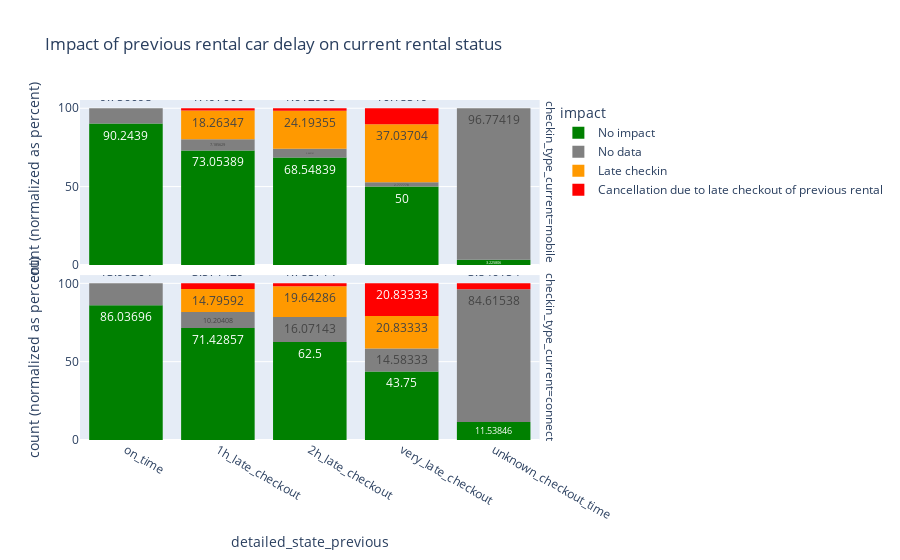

Notebook code for this chart:
### Code cell
df1['detailed_state_previous'] = pd.Categorical(df1['detailed_state_previous'], lst, ordered=True)
df1['impact'] = pd.Categorical(df1['impact'], ['No impact', 'Late checkin', 'Cancellation due to late checkout of previous rental', 'No data'], ordered=True)
df1 = df1.sort_values(['detailed_state_previous', 'impact'])
color_mapping = {'No impact' : 'green', 'No data' : 'grey',
       'Cancellation due to late checkout of previous rental' : 'red',
       'Late checkin' : '#FF9900'}
fig = px.histogram(df1, x="detailed_state_previous", 
             color='impact', color_discrete_map=color_mapping, 
             category_orders=dict(previous_rental_state=df1['detailed_state_previous'].unique()),
             barnorm = 'percent', text_auto=True, 
             facet_row='checkin_type_current',
             title='Impact of previous rental car delay on current rental status')
fig.show()

### Figure 1 — Plotly figure (JSON) as saved in the notebook; plotly's stock layout.template omitted (floating-point values rounded to 4 significant figures; data arrays with more than 128 entries replaced by an {"elided": "..."} marker saying what was removed)
{"data": [{"alignmentgroup": "True", "bingroup": "x", "hovertemplate": "impact=No impact<br>checkin_type_current=mobile<br>detailed_state_previous=%{x}<br>count (normalized as percent)=%{y}<extra></extra>", "legendgroup": "No impact", "marker": {"color": "green", "pattern": {"shape": ""}}, "name": "No impact", "offsetgroup": "No impact", "orientation": "v", "showlegend": true, "texttemplate": "%{value}", "type": "histogram", "x": {"elided": "719 str values"}, "xaxis": "x2", "yaxis": "y2"}, {"alignmentgroup": "True", "bingroup": "x", "hovertemplate": "impact=No impact<br>checkin_type_current=connect<br>detailed_state_previous=%{x}<br>count (normalized as percent)=%{y}<extra></extra>", "legendgroup": "No impact", "marker": {"color": "green", "pattern": {"shape": ""}}, "name": "No impact", "offsetgroup": "No impact", "orientation": "v", "showlegend": false, "texttemplate": "%{value}", "type": "histogram", "x": {"elided": "618 str values"}, "xaxis": "x", "yaxis": "y"}, {"alignmentgroup": "True", "bingroup": "x", "hovertemplate": "impact=No data<br>checkin_type_current=mobile<br>detailed_state_previous=%{x}<br>count (normalized as percent)=%{y}<extra></extra>", "legendgroup": "No data", "marker": {"color": "grey", "pattern": {"shape": ""}}, "name": "No data", "offsetgroup": "No data", "orientation": "v", "showlegend": true, "texttemplate": "%{value}", "type": "histogram", "x": {"elided": "160 str values"}, "xaxis": "x2", "yaxis": "y2"}, {"alignmentgroup": "True", "bingroup": "x", "hovertemplate": "impact=No data<br>checkin_type_current=connect<br>detailed_state_previous=%{x}<br>count (normalized as percent)=%{y}<extra></extra>", "legendgroup": "No data", "marker": {"color": "grey", "pattern": {"shape": ""}}, "name": "No data", "offsetgroup": "No data", "orientation": "v", "showlegend": false, "texttemplate": "%{value}", "type": "histogram", "x": ["on_time", "on_time", "on_time", "on_time", "on_time", "on_time", "on_time", "on_time", "on_time", "on_time", "on_time", "on_time", "on_time", "on_time", "on_time", "on_time", "on_time", "on_time", "on_time", "on_time", "on_time", "on_time", "on_time", "on_time", "on_time", "on_time", "on_time", "on_time", "on_time", "on_time", "on_time", "on_time", "on_time", "on_time", "on_time", "on_time", "on_time", "on_time", "on_time", "on_time", "on_time", "on_time", "on_time", "on_time", "on_time", "on_time", "on_time", "on_time", "on_time", "on_time", "on_time", "on_time", "on_time", "on_time", "on_time", "on_time", "on_time", "on_time", "on_time", "on_time", "on_time", "on_time", "on_time", "on_time", "on_time", "on_time", "on_time", "on_time", "1h_late_checkout", "1h_late_checkout", "1h_late_checkout", "1h_late_checkout", "1h_late_checkout", "1h_late_checkout", "1h_late_checkout", "1h_late_checkout", "1h_late_checkout", "1h_late_checkout", "1h_late_checkout", "1h_late_checkout", "1h_late_checkout", "1h_late_checkout", "1h_late_checkout", "1h_late_checkout", "1h_late_checkout", "1h_late_checkout", "1h_late_checkout", "1h_late_checkout", "2h_late_checkout", "2h_late_checkout", "2h_late_checkout", "2h_late_checkout", "2h_late_checkout", "2h_late_checkout", "2h_late_checkout", "2h_late_checkout", "2h_late_checkout", "very_late_checkout", "very_late_checkout", "very_late_checkout", "very_late_checkout", "very_late_checkout", "very_late_checkout", "very_late_checkout", "unknown_checkout_time", "unknown_checkout_time", "unknown_checkout_time", "unknown_checkout_time", "unknown_checkout_time", "unknown_checkout_time", "unknown_checkout_time", "unknown_checkout_time", "unknown_checkout_time", "unknown_checkout_time", "unknown_checkout_time", "unknown_checkout_time", "unknown_checkout_time", "unknown_checkout_time", "unknown_checkout_time", "unknown_checkout_time", "unknown_checkout_time", "unknown_checkout_time", "unknown_checkout_time", "unknown_checkout_time", "unknown_checkout_time", "unknown_checkout_time"], "xaxis": "x", "yaxis": "y"}, {"alignmentgroup": "True", "bingroup": "x", "hovertemplate": "impact=Late checkin<br>checkin_type_current=mobile<br>detailed_state_previous=%{x}<br>count (normalized as percent)=%{y}<extra></extra>", "legendgroup": "Late checkin", "marker": {"color": "#FF9900", "pattern": {"shape": ""}}, "name": "Late checkin", "offsetgroup": "Late checkin", "orientation": "v", "showlegend": true, "texttemplate": "%{value}", "type": "histogram", "x": {"elided": "131 str values"}, "xaxis": "x2", "yaxis": "y2"}, {"alignmentgroup": "True", "bingroup": "x", "hovertemplate": "impact=Late checkin<br>checkin_type_current=connect<br>detailed_state_previous=%{x}<br>count (normalized as percent)=%{y}<extra></extra>", "legendgroup": "Late checkin", "marker": {"color": "#FF9900", "pattern": {"shape": ""}}, "name": "Late checkin", "offsetgroup": "Late checkin", "orientation": "v", "showlegend": false, "texttemplate": "%{value}", "type": "histogram", "x": ["1h_late_checkout", "1h_late_checkout", "1h_late_checkout", "1h_late_checkout", "1h_late_checkout", "1h_late_checkout", "1h_late_checkout", "1h_late_checkout", "1h_late_checkout", "1h_late_checkout", "1h_late_checkout", "1h_late_checkout", "1h_late_checkout", "1h_late_checkout", "1h_late_checkout", "1h_late_checkout", "1h_late_checkout", "1h_late_checkout", "1h_late_checkout", "1h_late_checkout", "1h_late_checkout", "1h_late_checkout", "1h_late_checkout", "1h_late_checkout", "1h_late_checkout", "1h_late_checkout", "1h_late_checkout", "1h_late_checkout", "1h_late_checkout", "2h_late_checkout", "2h_late_checkout", "2h_late_checkout", "2h_late_checkout", "2h_late_checkout", "2h_late_checkout", "2h_late_checkout", "2h_late_checkout", "2h_late_checkout", "2h_late_checkout", "2h_late_checkout", "very_late_checkout", "very_late_checkout", "very_late_checkout", "very_late_checkout", "very_late_checkout", "very_late_checkout", "very_late_checkout", "very_late_checkout", "very_late_checkout", "very_late_checkout"], "xaxis": "x", "yaxis": "y"}, {"alignmentgroup": "True", "bingroup": "x", "hovertemplate": "impact=Cancellation due to late checkout of previous rental<br>checkin_type_current=mobile<br>detailed_state_previous=%{x}<br>count (normalized as percent)=%{y}<extra></extra>", "legendgroup": "Cancellation due to late checkout of previous rental", "marker": {"color": "red", "pattern": {"shape": ""}}, "name": "Cancellation due to late checkout of previous rental", "offsetgroup": "Cancellation due to late checkout of previous rental", "orientation": "v", "showlegend": true, "texttemplate": "%{value}", "type": "histogram", "x": ["1h_late_checkout", "1h_late_checkout", "1h_late_checkout", "1h_late_checkout", "1h_late_checkout", "2h_late_checkout", "2h_late_checkout", "very_late_checkout", "very_late_checkout", "very_late_checkout", "very_late_checkout", "very_late_checkout", "very_late_checkout", "very_late_checkout", "very_late_checkout", "very_late_checkout", "very_late_checkout", "very_late_checkout"], "xaxis": "x2", "yaxis": "y2"}, {"alignmentgroup": "True", "bingroup": "x", "hovertemplate": "impact=Cancellation due to late checkout of previous rental<br>checkin_type_current=connect<br>detailed_state_previous=%{x}<br>count (normalized as percent)=%{y}<extra></extra>", "legendgroup": "Cancellation due to late checkout of previous rental", "marker": {"color": "red", "pattern": {"shape": ""}}, "name": "Cancellation due to late checkout of previous rental", "offsetgroup": "Cancellation due to late checkout of previous rental", "orientation": "v", "showlegend": false, "texttemplate": "%{value}", "type": "histogram", "x": ["1h_late_checkout", "1h_late_checkout", "1h_late_checkout", "1h_late_checkout", "1h_late_checkout", "1h_late_checkout", "1h_late_checkout", "2h_late_checkout", "very_late_checkout", "very_late_checkout", "very_late_checkout", "very_late_checkout", "very_late_checkout", "very_late_checkout", "very_late_checkout", "very_late_checkout", "very_late_checkout", "very_late_checkout", "unknown_checkout_time"], "xaxis": "x", "yaxis": "y"}], "layout": {"annotations": [{"font": {}, "showarrow": false, "text": "checkin_type_current=connect", "textangle": 90, "x": 0.98, "xanchor": "left", "xref": "paper", "y": 0.2425, "yanchor": "middle", "yref": "paper"}, {"font": {}, "showarrow": false, "text": "checkin_type_current=mobile", "textangle": 90, "x": 0.98, "xanchor": "left", "xref": "paper", "y": 0.7575, "yanchor": "middle", "yref": "paper"}], "barmode": "relative", "barnorm": "percent", "legend": {"title": {"text": "impact"}, "tracegroupgap": 0}, "title": {"text": "Impact of previous rental car delay on current rental status"}, "xaxis": {"anchor": "y", "domain": [0, 0.98], "title": {"text": "detailed_state_previous"}}, "xaxis2": {"anchor": "y2", "domain": [0, 0.98], "matches": "x", "showticklabels": false}, "yaxis": {"anchor": "x", "domain": [0, 0.485], "title": {"text": "count (normalized as percent)"}}, "yaxis2": {"anchor": "x2", "domain": [0.515, 1], "matches": "y", "title": {"text": "count (normalized as percent)"}}}}
